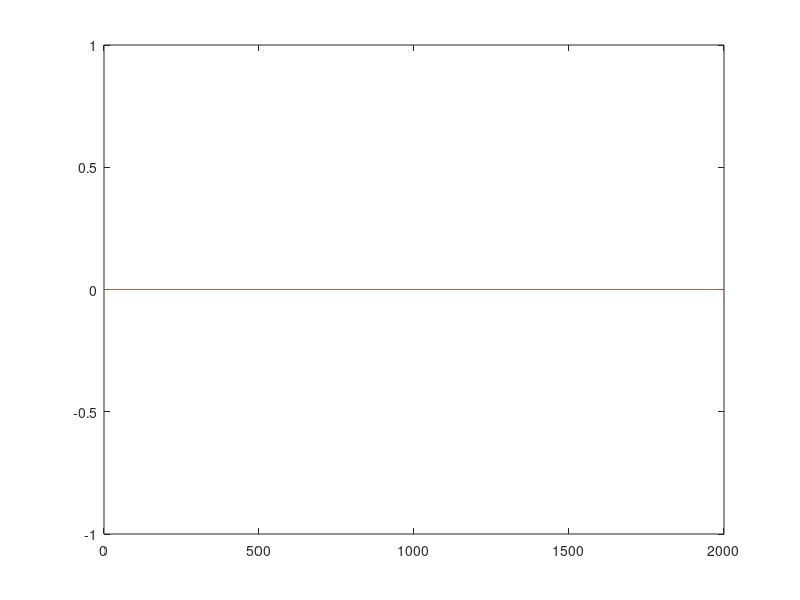

This figure's MATLAB source:
%{
complete information
name:[]
UID:[]
put on website:[yes or no]
%}
function code_template()
N0 = 1000; % initial number of uranium atoms
N=N0;
years = 2000;  % the year range
dt = 1e7;           % time step in years
tau = 4.4e9;        % mean lifetime of U238
ret1 = zeros(1,years); %save the value with
ret2 = zeros(1,years);
for i = 1:years
    %start from here%
end
figure
plot([1:1:years],ret1)
hold on 
plot([1:1:years],ret2)
end
